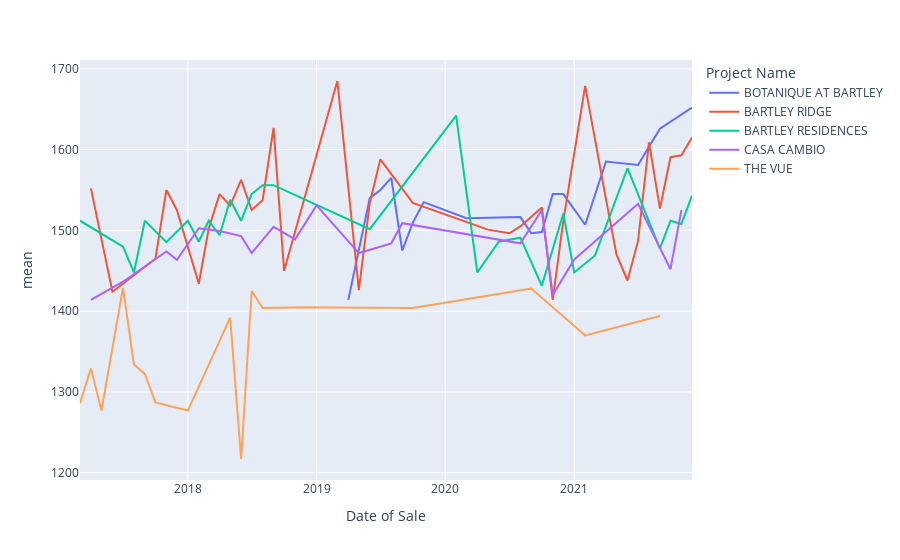

The code cell stored with this chart in its notebook:
### Code cell
fig = px.line(studio_sqdf, x="Date of Sale", y="mean", color='Project Name', title='Studio sqft unit price per project'))
fig.show()

### Figure 1 — Plotly figure (JSON) as saved in the notebook; plotly's stock layout.template omitted (floating-point values rounded to 4 significant figures)
{"data": [{"hovertemplate": "Project Name=BOTANIQUE AT BARTLEY<br>Date of Sale=%{x}<br>mean=%{y}<extra></extra>", "legendgroup": "BOTANIQUE AT BARTLEY", "line": {"color": "#636efa", "dash": "solid"}, "marker": {"symbol": "circle"}, "mode": "lines", "name": "BOTANIQUE AT BARTLEY", "orientation": "v", "showlegend": true, "type": "scatter", "x": ["2021-12-01T00:00:00", "2021-09-01T00:00:00", "2021-08-01T00:00:00", "2021-07-01T00:00:00", "2021-04-01T00:00:00", "2021-03-01T00:00:00", "2021-02-01T00:00:00", "2020-12-01T00:00:00", "2020-11-01T00:00:00", "2020-10-01T00:00:00", "2020-09-01T00:00:00", "2020-08-01T00:00:00", "2020-03-01T00:00:00", "2019-11-01T00:00:00", "2019-10-01T00:00:00", "2019-09-01T00:00:00", "2019-08-01T00:00:00", "2019-07-01T00:00:00", "2019-06-01T00:00:00", "2019-04-01T00:00:00"], "xaxis": "x", "y": [1652, 1626, 1604.0, 1581, 1585.0, 1545, 1507, 1545, 1545, 1498, 1496.0, 1516.0, 1515, 1535, 1510.0, 1475, 1565, 1550, 1540, 1414], "yaxis": "y"}, {"hovertemplate": "Project Name=BARTLEY RIDGE<br>Date of Sale=%{x}<br>mean=%{y}<extra></extra>", "legendgroup": "BARTLEY RIDGE", "line": {"color": "#EF553B", "dash": "solid"}, "marker": {"symbol": "circle"}, "mode": "lines", "name": "BARTLEY RIDGE", "orientation": "v", "showlegend": true, "type": "scatter", "x": ["2021-12-01T00:00:00", "2021-11-01T00:00:00", "2021-10-01T00:00:00", "2021-09-01T00:00:00", "2021-08-01T00:00:00", "2021-07-01T00:00:00", "2021-06-01T00:00:00", "2021-05-01T00:00:00", "2021-04-01T00:00:00", "2021-02-01T00:00:00", "2020-12-01T00:00:00", "2020-11-01T00:00:00", "2020-10-01T00:00:00", "2020-08-01T00:00:00", "2020-07-01T00:00:00", "2020-05-01T00:00:00", "2019-10-01T00:00:00", "2019-07-01T00:00:00", "2019-06-01T00:00:00", "2019-05-01T00:00:00", "2019-03-01T00:00:00", "2018-10-01T00:00:00", "2018-09-01T00:00:00", "2018-08-01T00:00:00", "2018-07-01T00:00:00", "2018-06-01T00:00:00", "2018-05-01T00:00:00", "2018-04-01T00:00:00", "2018-03-01T00:00:00", "2018-02-01T00:00:00", "2017-12-01T00:00:00", "2017-11-01T00:00:00", "2017-10-01T00:00:00", "2017-06-01T00:00:00", "2017-04-01T00:00:00"], "xaxis": "x", "y": [1615, 1593, 1591.0, 1527, 1609, 1487, 1438, 1470, 1539.0, 1679, 1512, 1414, 1528.0, 1505, 1496.0, 1501, 1534, 1588, 1534, 1426, 1685, 1450, 1627, 1537.0, 1525.0, 1562.0, 1530.0, 1545, 1502, 1434, 1525, 1550, 1465, 1424, 1552], "yaxis": "y"}, {"hovertemplate": "Project Name=BARTLEY RESIDENCES<br>Date of Sale=%{x}<br>mean=%{y}<extra></extra>", "legendgroup": "BARTLEY RESIDENCES", "line": {"color": "#00cc96", "dash": "solid"}, "marker": {"symbol": "circle"}, "mode": "lines", "name": "BARTLEY RESIDENCES", "orientation": "v", "showlegend": true, "type": "scatter", "x": ["2021-12-01T00:00:00", "2021-11-01T00:00:00", "2021-10-01T00:00:00", "2021-09-01T00:00:00", "2021-06-01T00:00:00", "2021-03-01T00:00:00", "2021-01-01T00:00:00", "2020-12-01T00:00:00", "2020-10-01T00:00:00", "2020-08-01T00:00:00", "2020-06-01T00:00:00", "2020-04-01T00:00:00", "2020-02-01T00:00:00", "2019-06-01T00:00:00", "2018-09-01T00:00:00", "2018-08-01T00:00:00", "2018-07-01T00:00:00", "2018-06-01T00:00:00", "2018-05-01T00:00:00", "2018-04-01T00:00:00", "2018-03-01T00:00:00", "2018-02-01T00:00:00", "2018-01-01T00:00:00", "2017-11-01T00:00:00", "2017-09-01T00:00:00", "2017-08-01T00:00:00", "2017-07-01T00:00:00", "2017-03-01T00:00:00"], "xaxis": "x", "y": [1543, 1508, 1512, 1478.0, 1577, 1469, 1448, 1521, 1432.0, 1491, 1486, 1448, 1642, 1502.0, 1556, 1556, 1545, 1512, 1538, 1494, 1512, 1486, 1512, 1486.0, 1512, 1448, 1480, 1512], "yaxis": "y"}, {"hovertemplate": "Project Name=CASA CAMBIO<br>Date of Sale=%{x}<br>mean=%{y}<extra></extra>", "legendgroup": "CASA CAMBIO", "line": {"color": "#ab63fa", "dash": "solid"}, "marker": {"symbol": "circle"}, "mode": "lines", "name": "CASA CAMBIO", "orientation": "v", "showlegend": true, "type": "scatter", "x": ["2021-11-01T00:00:00", "2021-10-01T00:00:00", "2021-07-01T00:00:00", "2021-01-01T00:00:00", "2020-11-01T00:00:00", "2020-10-01T00:00:00", "2020-08-01T00:00:00", "2019-09-01T00:00:00", "2019-08-01T00:00:00", "2019-05-01T00:00:00", "2019-01-01T00:00:00", "2018-11-01T00:00:00", "2018-09-01T00:00:00", "2018-07-01T00:00:00", "2018-06-01T00:00:00", "2018-04-01T00:00:00", "2018-02-01T00:00:00", "2017-12-01T00:00:00", "2017-11-01T00:00:00", "2017-07-01T00:00:00", "2017-04-01T00:00:00"], "xaxis": "x", "y": [1526.0, 1452, 1533, 1464, 1420, 1525, 1484, 1509, 1484, 1472, 1531, 1489, 1504.0, 1472, 1493, 1499.0, 1503.0, 1464.0, 1474, 1436.0, 1414], "yaxis": "y"}, {"hovertemplate": "Project Name=THE VUE<br>Date of Sale=%{x}<br>mean=%{y}<extra></extra>", "legendgroup": "THE VUE", "line": {"color": "#FFA15A", "dash": "solid"}, "marker": {"symbol": "circle"}, "mode": "lines", "name": "THE VUE", "orientation": "v", "showlegend": true, "type": "scatter", "x": ["2021-09-01T00:00:00", "2021-02-01T00:00:00", "2020-09-01T00:00:00", "2019-10-01T00:00:00", "2018-12-01T00:00:00", "2018-08-01T00:00:00", "2018-07-01T00:00:00", "2018-06-01T00:00:00", "2018-05-01T00:00:00", "2018-01-01T00:00:00", "2017-10-01T00:00:00", "2017-09-01T00:00:00", "2017-08-01T00:00:00", "2017-07-01T00:00:00", "2017-05-01T00:00:00", "2017-04-01T00:00:00", "2017-03-01T00:00:00"], "xaxis": "x", "y": [1394, 1370, 1428, 1404, 1405, 1404, 1425, 1217, 1392, 1277, 1287, 1322, 1334, 1429, 1277, 1329, 1286], "yaxis": "y"}], "layout": {"legend": {"title": {"text": "Project Name"}, "tracegroupgap": 0}, "margin": {"t": 60}, "xaxis": {"anchor": "y", "domain": [0, 1], "title": {"text": "Date of Sale"}}, "yaxis": {"anchor": "x", "domain": [0, 1], "title": {"text": "mean"}}}}
